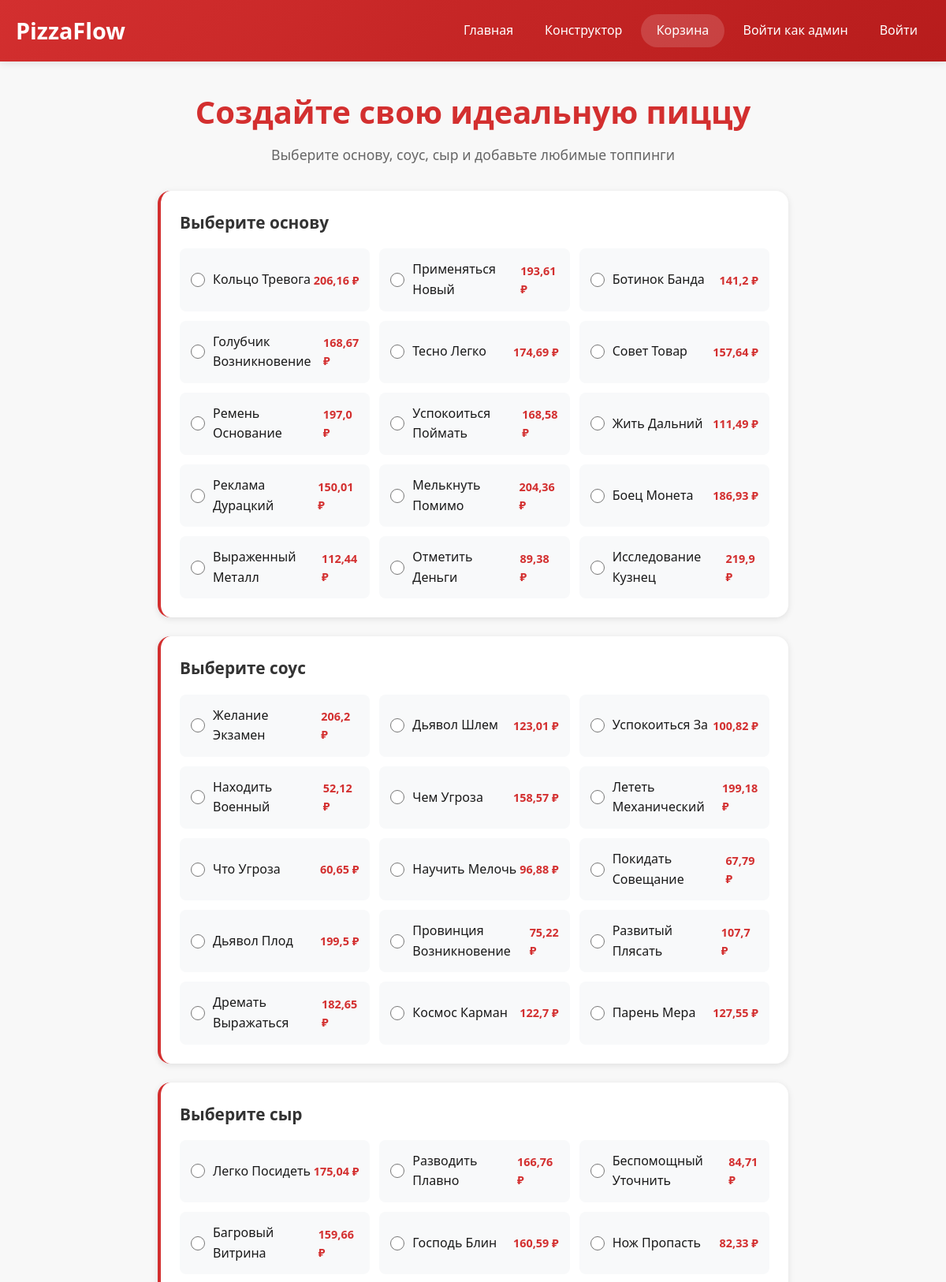
The page /constructor/ (upper part) on the database its author committed.
### pizza/models.py (models this page shows, shortened)
class Ingredient(models.Model):
    ingredient_id = models.AutoField(primary_key=True)
    ingredient_name = models.CharField(max_length=100)
    price = models.FloatField()
    is_available = models.BooleanField(default=True)
    unit = models.CharField(max_length=20, default="шт")
    category = models.CharField(max_length=30, choices=[
        ('base', 'Основа'), ('sauce', 'Соус'), ('cheese', 'Сыр'), ('topping', 'Топпинг')
    ])

### pizza/views.py (the view, shortened to what this page needs)
# urls.py: path('constructor/', views.constructor, name='constructor'),
def constructor(request):
    ingredients = Ingredient.objects.all()
    return render(request, 'constructor.html', {'ingredients': ingredients})

### pizza/context_processors.py (called while the page is built)
def cart_count(request):
    cart = request.session.get('cart', {})
    count = sum(item.get('quantity', 1) for item in cart.values())
    return {'cart_count': count}

### templates/constructor.html (shortened to what this page needs)
{% extends 'base.html' %}
{% block content %}
<div class="constructor-container">
    <div class="constructor-header">
        <h1>Создайте свою идеальную пиццу</h1>
        <p>Выберите основу, соус, сыр и добавьте любимые топпинги</p>
    </div>
    <form method="POST" id="constructorForm">
        <div class="ingredient-section">
            <h3>Выберите основу</h3>
            <div class="ingredient-grid">
                {% for ingredient in ingredients %}
                    {% if ingredient.category == 'base' %}
                        <div class="ingredient-option" onclick="selectIngredient(this, 'base')">
                            <input type="radio" name="base" value="{{ ingredient.ingredient_id }}" required id="base_{{ ingredient.ingredient_id }}">
                            <label for="base_{{ ingredient.ingredient_id }}">
                                <span>{{ ingredient.ingredient_name }}</span>
                                <span class="ingredient-price">{{ ingredient.price }} ₽</span>
                            </label>
                        </div>
                    {% endif %}
                {% endfor %}
            </div>
        </div>
        <div class="ingredient-section">
            <h3>Выберите соус</h3>
            <div class="ingredient-grid">
                {% for ingredient in ingredients %}
                    {% if ingredient.category == 'sauce' %}
                        <div class="ingredient-option" onclick="selectIngredient(this, 'sauce')">
                            <input type="radio" name="sauce" value="{{ ingredient.ingredient_id }}" required id="sauce_{{ ingredient.ingredient_id }}">
                            <label for="sauce_{{ ingredient.ingredient_id }}">
                                <span>{{ ingredient.ingredient_name }}</span>
                                <span class="ingredient-price">{{ ingredient.price }} ₽</span>
                            </label>
                        </div>
                    {% endif %}
                {% endfor %}
            </div>
        </div>
        <div class="ingredient-section">
            <h3>Выберите сыр</h3>
            <div class="ingredient-grid">
                {% for ingredient in ingredients %}
                    {% if ingredient.category == 'cheese' %}
                        <div class="ingredient-option" onclick="selectIngredient(this, 'cheese')">
                            <input type="radio" name="cheese" value="{{ ingredient.ingredient_id }}" required id="cheese_{{ ingredient.ingredient_id }}">
                            <label for="cheese_{{ ingredient.ingredient_id }}">
                                <span>{{ ingredient.ingredient_name }}</span>
                                <span class="ingredient-price">{{ ingredient.price }} ₽</span>
                            </label>
                        </div>
                    {% endif %}
                {% endfor %}
            </div>
        </div>
    </form>
</div>
{% endblock %}

### templates/base.html (style rules this page uses)
* { margin: 0; padding: 0; box-sizing: border-box; }
:root { --primary: #d32f2f; --primary-dark: #b71c1c; --secondary: #fbc02d; --dark: #1a1a1a; --light: #f8f8f8; --shadow: 0 2px 10px rgba(0, 0, 0, 0.1); --transition: all 0.3s ease; }
body { font-family: 'Segoe UI', Tahoma, Geneva, Verdana, sans-serif; background: var(--light); color: var(--dark); min-height: 100vh; display: flex; flex-direction: column; line-height: 1.6; }

### templates/constructor.html (style rules this page uses)
.constructor-container { max-width: 800px; margin: 0 auto; }
.constructor-header { text-align: center; margin-bottom: 2rem; }
.constructor-header h1 { font-size: 2.5rem; color: #d32f2f; margin-bottom: 0.5rem; }
.constructor-header p { color: #666; font-size: 1.1rem; }
.ingredient-section { background: white; border-radius: 16px; padding: 1.5rem; margin-bottom: 1.5rem; box-shadow: 0 2px 8px rgba(0,0,0,0.1); border-left: 4px solid #d32f2f; }
.ingredient-section h3 { display: flex; align-items: center; gap: 10px; margin-bottom: 1rem; color: #333; font-size: 1.3rem; }
.ingredient-grid { display: grid; grid-template-columns: repeat(auto-fill, minmax(200px, 1fr)); gap: 0.75rem; }
.ingredient-option { display: flex; align-items: center; padding: 0.75rem; background: #f8f9fa; border-radius: 8px; cursor: pointer; transition: all 0.3s ease; border: 2px solid transparent; }
.ingredient-option input { margin-right: 10px; cursor: pointer; width: 18px; height: 18px; accent-color: #d32f2f; }
.ingredient-option label { flex: 1; cursor: pointer; margin: 0; display: flex; justify-content: space-between; align-items: center; }
.ingredient-price { color: #d32f2f; font-weight: bold; font-size: 0.9rem; }

### rows shown on the page
Ingredient: ingredient_name "Кольцо Тревога", price "206,16"
Ingredient: ingredient_name "Применяться Новый", price "193,61"
Ingredient: ingredient_name "Ботинок Банда", price "141,2"
Ingredient: ingredient_name "Голубчик Возникновение", price "168,67"
Ingredient: ingredient_name "Тесно Легко", price "174,69"
Ingredient: ingredient_name "Совет Товар", price "157,64"
Ingredient: ingredient_name "Ремень Основание", price "197,0"
Ingredient: ingredient_name "Успокоиться Поймать", price "168,58"
Ingredient: ingredient_name "Жить Дальний", price "111,49"
Ingredient: ingredient_name "Реклама Дурацкий", price "150,01"
Ingredient: ingredient_name "Мелькнуть Помимо", price "204,36"
Ingredient: ingredient_name "Боец Монета", price "186,93"
Ingredient: ingredient_name "Выраженный Металл", price "112,44"
Ingredient: ingredient_name "Отметить Деньги", price "89,38"
Ingredient: ingredient_name "Исследование Кузнец", price "219,9"
Ingredient: ingredient_name "Желание Экзамен", price "206,2"
Ingredient: ingredient_name "Дьявол Шлем", price "123,01"
Ingredient: ingredient_name "Успокоиться За", price "100,82"
Ingredient: ingredient_name "Находить Военный", price "52,12"
Ingredient: ingredient_name "Чем Угроза", price "158,57"
Ingredient: ingredient_name "Лететь Механический", price "199,18"
Ingredient: ingredient_name "Что Угроза", price "60,65"
Ingredient: ingredient_name "Научить Мелочь", price "96,88"
Ingredient: ingredient_name "Покидать Совещание", price "67,79"
Ingredient: ingredient_name "Дьявол Плод", price "199,5"
Ingredient: ingredient_name "Провинция Возникновение", price "75,22"
Ingredient: ingredient_name "Развитый Плясать", price "107,7"
Ingredient: ingredient_name "Дремать Выражаться", price "182,65"
Ingredient: ingredient_name "Космос Карман", price "122,7"
Ingredient: ingredient_name "Парень Мера", price "127,55"
Ingredient: ingredient_name "Легко Посидеть", price "175,04"
Ingredient: ingredient_name "Разводить Плавно", price "166,76"
Ingredient: ingredient_name "Беспомощный Уточнить", price "84,71"
Ingredient: ingredient_name "Багровый Витрина", price "159,66"
Ingredient: ingredient_name "Господь Блин", price "160,59"
Ingredient: ingredient_name "Нож Пропасть", price "82,33"
